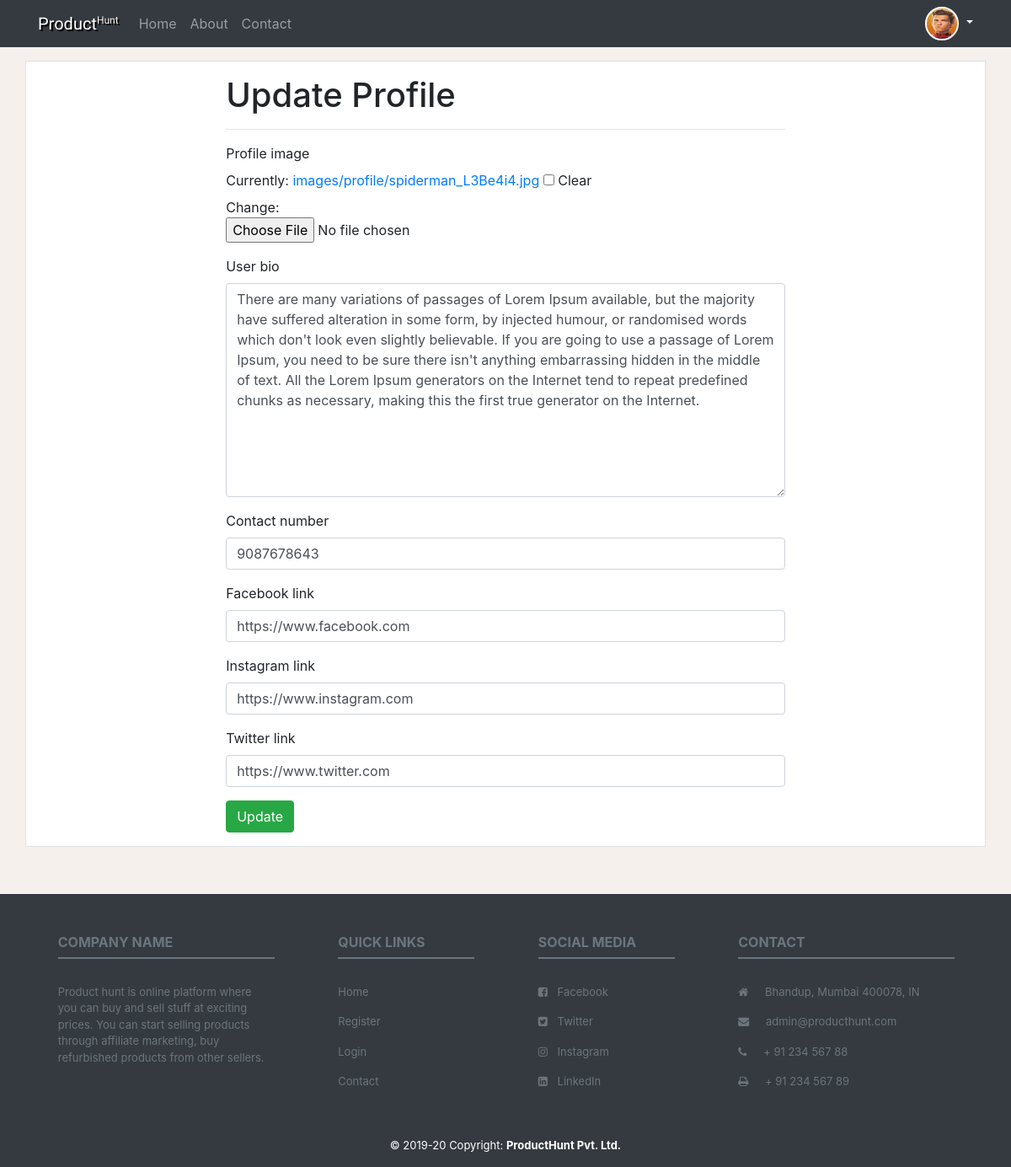
/accounts/updateprofile/2/ (signed in), run on the app's committed database.
### accounts/models.py (models this page shows, shortened)
class Profile(models.Model):
    user = models.OneToOneField(User, on_delete=models.CASCADE)
    profile_image = models.ImageField(upload_to='images/profile/', null=True, blank=True)
    user_bio = models.TextField(max_length=500, null=True, blank=True)
    contact_number = models.IntegerField(default=0, null=True, blank=True)
    facebook_link = models.CharField(max_length=200, null=True, blank=True)
    instagram_link = models.CharField(max_length=200, null=True, blank=True)
    twitter_link = models.CharField(max_length=200, null=True, blank=True)

### accounts/views.py (the view)
# urls.py: path('updateprofile/<id>/', views.updateProfilePage, name='update_profile_page')
@login_required
def updateProfilePage(request, id):
    profile = Profile.objects.get(user_id=id)
    form = ProfileUpdateForm(request.POST or None, request.FILES or None, instance=profile)
    if form.is_valid():
        form.save()
        messages.success(request, 'Profile has been updated successfully.')
        return redirect('my_product_page')
    context = {'title':'Profile Update', 'form':form}
    return render(request, 'accounts/update_profile.html', context)

### accounts/forms.py
class ProfileUpdateForm(forms.ModelForm):
    class Meta:
        model = Profile
        fields = ['profile_image','user_bio','contact_number','facebook_link','instagram_link','twitter_link']

### accounts/templates/accounts/update_profile.html (shortened to what this page needs)
{% extends 'product_hunt/base.html' %}
{% load crispy_forms_tags %}
{% block content %}
<div class="row mt-3">
    <div class="col-md-12 post-side-margin-sm">
        <div class="row bg-white border border-muted p-3 mb-2">
            <div class="col-12 padding-left-lg-20p padding-right-lg-20p">
                <h1>Update Profile</h1><hr>
                <form method="post" enctype="multipart/form-data">
                    {{ form | crispy }}
                    <button type="submit" class="btn btn-success">Update</button>
                </form>
            </div>
        </div>
    </div>
</div>
{% endblock %}

### product_hunt/templates/product_hunt/base.html (shortened to what this page needs)
<!DOCTYPE html>
{% load staticfiles %}
{% load crispy_forms_tags %}
<html lang="en">
<head>
  <link rel="stylesheet" href="https://maxcdn.bootstrapcdn.com/bootstrap/4.3.1/css/bootstrap.min.css">
  <link rel="stylesheet" href="{% static 'css/style.css' %}">
  <link href="https://maxcdn.bootstrapcdn.com/font-awesome/4.2.0/css/font-awesome.min.css" rel="stylesheet">
</head>
<body>
<nav class="navbar navbar-expand-lg navbar-dark bg-dark no-padding-top-lg no-padding-bottom-lg">
  <div class="container">
      <a class="navbar-brand custom-logo" href="{% url 'home_page' %}">Product<sup><small class="logo-sub">Hunt</small></sup></a>
      <div class="collapse navbar-collapse" id="navbarText">
        <ul class="navbar-nav mr-auto">
          <li class="nav-item">
            <a class="nav-link" href="{% url 'home_page' %}">Home</a>
          </li>
          <li class="nav-item">
            <a class="nav-link" href="{% url 'about_page' %}">About</a>
          </li>
          <li class="nav-item">
            <a class="nav-link" href="{% url 'contact_page' %}">Contact</a>
          </li>
        </ul>
        <span class="navbar-text margin-top-sm">
           <ul class="navbar-nav mr-auto">
               {% if user.is_authenticated %}
               <li class="nav-item dropdown">
                  <a class="dropdown-toggle no-text-decoration" href="#" id="navbardrop" data-toggle="dropdown">
                      {% if user.profile.profile_image %}
                        <img class="user-icon" src="{{user.profile.profile_image.url}}">
                      {% else %}
                        <span class="user-icon-text text-dark text-uppercase">{{request.user|make_list|first}}</span>
                      {% endif %}
                  </a>
                </li>
               {% endif %}
           </ul>
        </span>
      </div>
  </div>
</nav>
<div class="container">
  {% block content %} {% endblock %}
</div>
<footer class="page-footer font-small bg-dark text-muted">
  <div class="container text-center text-md-left mt-5">
    <div class="row pt-5">
      <div class="col-md-3 col-lg-4 col-xl-3 mx-auto mb-4">
        <h6 class="text-uppercase font-weight-bold">Company name</h6>
        <hr class="border border-secondary mb-4 mt-0 d-inline-block mx-auto full-width" >
        <p>Product hunt is online platform where you can buy and sell stuff at exciting prices.
            You can start selling products through affiliate marketing, buy refurbished products from other sellers.</p>
      </div>
      <div class="col-md-2 col-lg-2 col-xl-2 mx-auto mb-4">
        <h6 class="text-uppercase font-weight-bold">Quick Links</h6>
        <hr class="border border-secondary mb-4 mt-0 d-inline-block mx-auto full-width" >
        <p>
          <a href="{% url 'home_page' %}">Home</a>
        </p>
        <p>
          <a href="{% url 'register_page' %}">Register</a>
        </p>
        <p>
          <a href="{% url 'log_in_page' %}">Login</a>
        </p>
        <p>
          <a href="{% url 'contact_page' %}">Contact</a>
        </p>
      </div>
      <div class="col-md-3 col-lg-2 col-xl-2 mx-auto mb-4">
        <h6 class="text-uppercase font-weight-bold">Social Media</h6>
        <hr class="border border-secondary mb-4 mt-0 d-inline-block mx-auto full-width" >
        <p>
          <a href="#!">
              <i class="fa fa-facebook-square"></i>
              <span class="ml-2">Facebook</span>
          </a>
        </p>
        <p>
          <a href="#!">
              <i class="fa fa-twitter-square"></i>
              <span class="ml-2">Twitter</span>
          </a>
        </p>
        <p>
          <a href="#!">
              <i class="fa fa-instagram"></i>
              <span class="ml-2">Instagram</span>
          </a>
        </p>
        <p>
          <a href="#!">
              <i class="fa fa-linkedin-square"></i>
              <span class="ml-2">LinkedIn</span>
          </a>
        </p>
      </div>
      <div class="col-md-4 col-lg-3 col-xl-3 mx-auto mb-md-0 mb-4">
        <h6 class="text-uppercase font-weight-bold">Contact</h6>
        <hr class="border border-secondary mb-4 mt-0 d-inline-block mx-auto full-width" >
        <p>
          <i class="fa fa-home mr-3"></i> Bhandup, Mumbai 400078, IN</p>
        <p>
          <i class="fa fa-envelope mr-3"></i> admin@producthunt.com</p>
        <p>
          <i class="fa fa-phone mr-3"></i> + 91 234 567 88</p>
        <p>
          <i class="fa fa-print mr-3"></i> + 91 234 567 89</p>
      </div>
    </div>
  </div>
  <div class="footer-copyright text-center py-3 text-white">© 2019-20 Copyright:
    <b> ProductHunt Pvt. Ltd.</b>
  </div>
</footer>
</body>
</html>

### static/css/style.css (style rules this page uses)
body { background: #f5f0ec; }
.font-small { font-size: small!important; }
.custom-logo { font-family: 'Sonsie One', cursive; color: #fff; text-shadow: 2px 2px #000; }
.logo-sub { color: #f5f0ec; }
.no-text-decoration { text-decoration:none!important; }
.user-icon { height: 40px; width: 40px; border: 2px solid #fff; background: #cfcfcf; border-radius: 100%; text-align: center; font-weight: bold; font-size:20px; }
.full-width { width:100%!important; }
@media only screen and (min-width: 786px) { .no-padding-top-lg { padding-top:0px!important; } }
@media only screen and (min-width: 786px) { .no-padding-bottom-lg { padding-bottom:0px!important; } }
@media only screen and (min-width: 786px) { .padding-left-lg-20p { padding-left:20%!important; } }
@media only screen and (min-width: 786px) { .padding-right-lg-20p { padding-right:20%!important; } }
.page-footer a { text-decoration:none!important; color: #6c757d!important; }

### data on the page
Profile: user_bio "There are many variations of passages of Lorem Ipsum available, but the majority have suffered alteration in some form, by injected humour, or randomised words which don't look even slightly believable. If you are going to use a passage of Lorem Ipsum, you need to be sure there isn't anything embarrassing hidden in the middle of text. All the Lorem Ipsum generators on the Internet tend to repeat predefined chunks as necessary, making this the first true generator on the Internet.", contact_number "9087678643", facebook_link "https://www.facebook.com", instagram_link "https://www.instagram.com", twitter_link "https://www.twitter.com"
